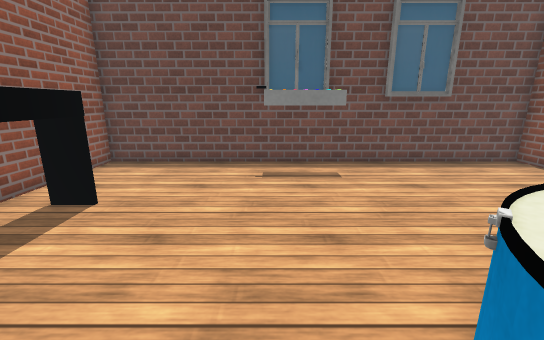
view 1 (above)

12 first-person views from a walk through a Unity game level. The camera is 1.2 m above the floor, tilts 14° down and sees 90° across. The floor is counted in squares, 0.5 m on a side. Each view is taken from the middle of a square. On the plan, view 1 faces up. The plan holds only what a view shows up to about 18 squares ahead; the rest is blank. The player is left out. Some surface patterns are stand-ins.

view 2
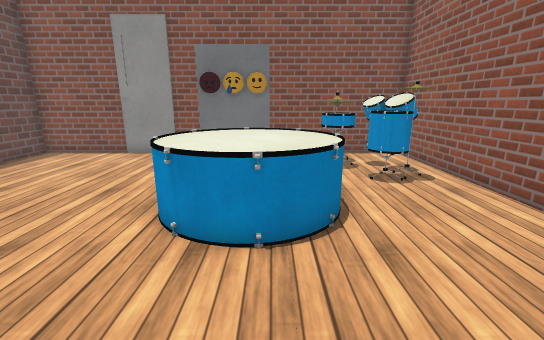

view 3
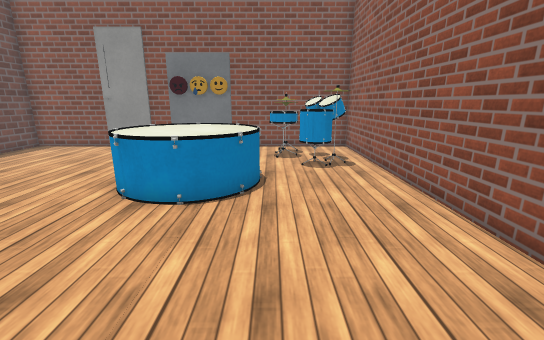

view 4
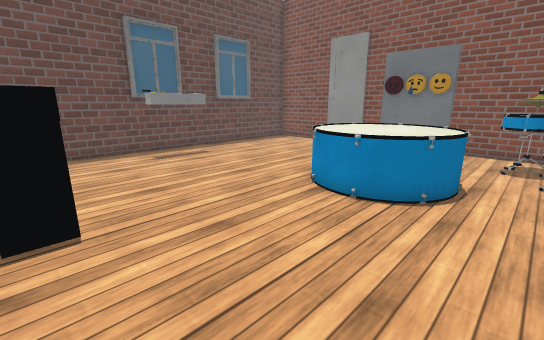

view 5
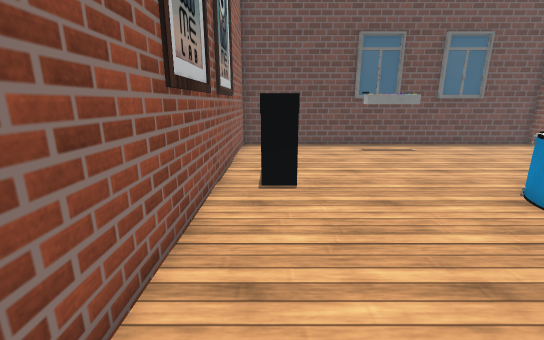

view 6
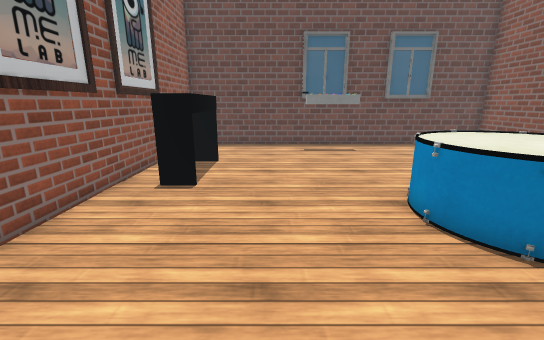

view 7
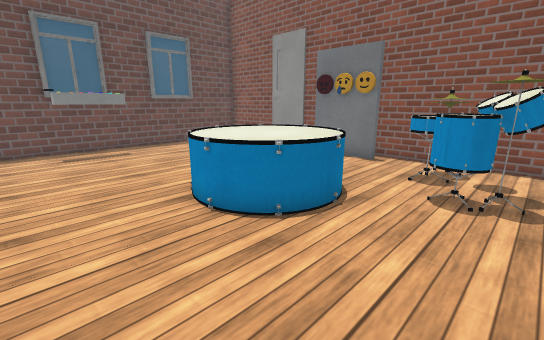

view 8
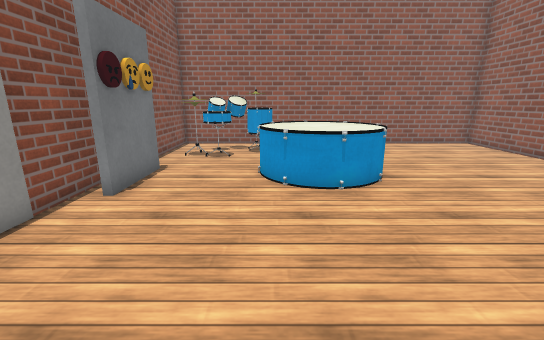

view 9
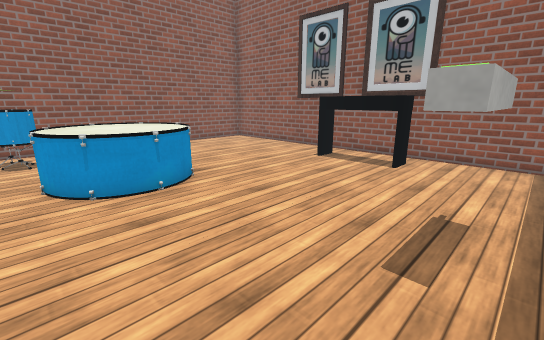

view 10
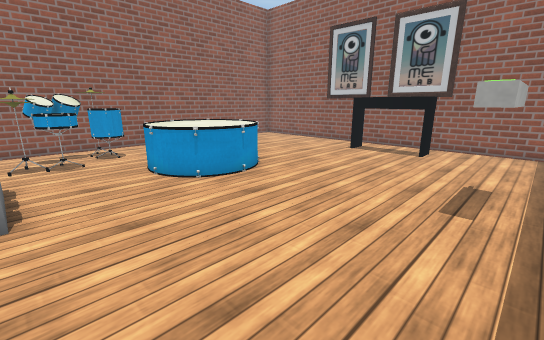

view 11
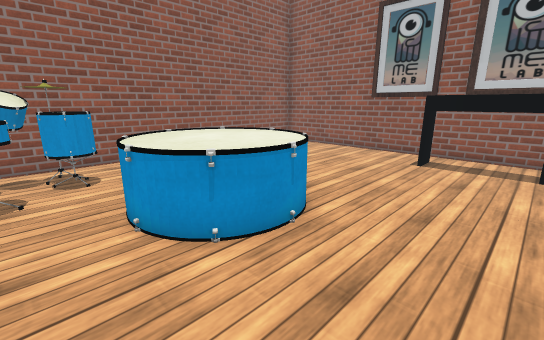

view 12
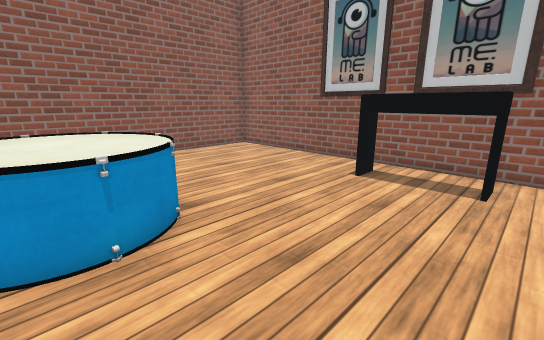

### Floor plan
Points are (right, up) in squares from view 1. A wall is a line through its corners. A room is listed if a view was taken in it or the views show most of it. See-through windows are left out.
Room 1 (views 1, 2, 3, 4, 5, 6, 7, 8, 9, 10, 11, 12)
walls: (0.2, 10.8) (-0.4, 10.8); (9.5, 0.1) (9.2, 0.1) (9.2, 3.2) (9.5, 3.2); (10.2, 2) (10.2, 11.1) (-6.7, 11.1) (-6.7, -6.1) (10.2, -6.1) (10.2, 0.5); (7, 10.8) (4.4, 10.8)
objects: other object (-5, 3) to (-4, 6); other object (0, 9) to (2, 10); other object (1, -2) to (5, 3); other object (5, -5); other object (6, -5) to (7, -5); other object (7, -4) to (8, -4); other object (7, -3) to (8, -2); other object (9, -3) to (9, -2)

Where each view was taken, in squares from view 1:
view 1: 0 up, 0 right, facing up
view 2: 0 up, 3 left, facing right
view 3: 2 down, 5 left, facing right
view 4: 3 down, 5 left, facing up-right
view 5: 5 down, 5 left, facing up
view 6: 5 down, 2 left, facing up
view 7: 5 down, 2 left, facing up-right
view 8: 10 up, 5 right, facing down
view 9: 10 up, 6 right, facing down-left
view 10: 10 up, 9 right, facing down-left
view 11: 6 up, 7 right, facing down-left
view 12: 7 up, 4 right, facing down-left
